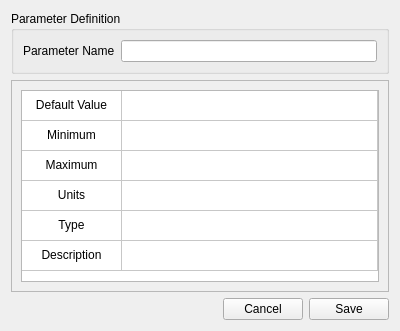
<?xml version="1.0" encoding="UTF-8"?>
<ui version="4.0">
 <class>ParameterEditDialog</class>
 <widget class="QWidget" name="ParameterEditDialog">
  <property name="geometry">
   <rect>
    <x>0</x>
    <y>0</y>
    <width>400</width>
    <height>300</height>
   </rect>
  </property>
  <property name="sizePolicy">
   <sizepolicy hsizetype="Preferred" vsizetype="Minimum">
    <horstretch>0</horstretch>
    <verstretch>0</verstretch>
   </sizepolicy>
  </property>
  <property name="maximumSize">
   <size>
    <width>16777215</width>
    <height>300</height>
   </size>
  </property>
  <property name="windowTitle">
   <string>New Parameter</string>
  </property>
  <layout class="QGridLayout" name="gridLayout_3">
   <item row="0" column="0">
    <widget class="QGroupBox" name="groupBox">
     <property name="title">
      <string>Parameter Definition</string>
     </property>
     <layout class="QGridLayout" name="gridLayout_2">
      <item row="0" column="0">
       <layout class="QHBoxLayout" name="horizontalLayout">
        <item>
         <widget class="QLabel" name="label">
          <property name="text">
           <string>Parameter Name</string>
          </property>
         </widget>
        </item>
        <item>
         <widget class="QLineEdit" name="txtName">
          <property name="minimumSize">
           <size>
            <width>0</width>
            <height>0</height>
           </size>
          </property>
         </widget>
        </item>
       </layout>
      </item>
     </layout>
    </widget>
   </item>
   <item row="1" column="0">
    <widget class="QFrame" name="frame">
     <property name="sizePolicy">
      <sizepolicy hsizetype="Preferred" vsizetype="Minimum">
       <horstretch>0</horstretch>
       <verstretch>0</verstretch>
      </sizepolicy>
     </property>
     <property name="frameShape">
      <enum>QFrame::StyledPanel</enum>
     </property>
     <property name="frameShadow">
      <enum>QFrame::Raised</enum>
     </property>
     <layout class="QGridLayout" name="gridLayout">
      <item row="0" column="0">
       <widget class="QTableWidget" name="valuesTable">
        <property name="sizePolicy">
         <sizepolicy hsizetype="Expanding" vsizetype="Minimum">
          <horstretch>0</horstretch>
          <verstretch>0</verstretch>
         </sizepolicy>
        </property>
        <property name="selectionMode">
         <enum>QAbstractItemView::NoSelection</enum>
        </property>
        <property name="selectionBehavior">
         <enum>QAbstractItemView::SelectRows</enum>
        </property>
        <property name="textElideMode">
         <enum>Qt::ElideNone</enum>
        </property>
        <property name="wordWrap">
         <bool>false</bool>
        </property>
        <property name="rowCount">
         <number>6</number>
        </property>
        <property name="columnCount">
         <number>2</number>
        </property>
        <attribute name="horizontalHeaderVisible">
         <bool>false</bool>
        </attribute>
        <attribute name="horizontalHeaderCascadingSectionResizes">
         <bool>true</bool>
        </attribute>
        <attribute name="horizontalHeaderStretchLastSection">
         <bool>true</bool>
        </attribute>
        <attribute name="verticalHeaderVisible">
         <bool>false</bool>
        </attribute>
        <attribute name="verticalHeaderCascadingSectionResizes">
         <bool>false</bool>
        </attribute>
        <attribute name="verticalHeaderShowSortIndicator" stdset="0">
         <bool>false</bool>
        </attribute>
        <row/>
        <row/>
        <row/>
        <row/>
        <row/>
        <row/>
        <column/>
        <column/>
        <item row="0" column="0">
         <property name="text">
          <string>Default Value</string>
         </property>
         <property name="textAlignment">
          <set>AlignCenter</set>
         </property>
         <property name="flags">
          <set>ItemIsSelectable|ItemIsDragEnabled|ItemIsDropEnabled|ItemIsUserCheckable|ItemIsEnabled</set>
         </property>
        </item>
        <item row="0" column="1">
         <property name="text">
          <string/>
         </property>
        </item>
        <item row="1" column="0">
         <property name="text">
          <string>Minimum</string>
         </property>
         <property name="textAlignment">
          <set>AlignCenter</set>
         </property>
         <property name="flags">
          <set>ItemIsSelectable|ItemIsDragEnabled|ItemIsDropEnabled|ItemIsUserCheckable|ItemIsEnabled</set>
         </property>
        </item>
        <item row="2" column="0">
         <property name="text">
          <string>Maximum</string>
         </property>
         <property name="textAlignment">
          <set>AlignCenter</set>
         </property>
         <property name="flags">
          <set>ItemIsSelectable|ItemIsDragEnabled|ItemIsDropEnabled|ItemIsUserCheckable|ItemIsEnabled</set>
         </property>
        </item>
        <item row="3" column="0">
         <property name="text">
          <string>Units</string>
         </property>
         <property name="font">
          <font>
           <bold>false</bold>
          </font>
         </property>
         <property name="textAlignment">
          <set>AlignCenter</set>
         </property>
         <property name="flags">
          <set>ItemIsSelectable|ItemIsDragEnabled|ItemIsDropEnabled|ItemIsUserCheckable|ItemIsEnabled</set>
         </property>
        </item>
        <item row="4" column="0">
         <property name="text">
          <string>Type</string>
         </property>
         <property name="font">
          <font>
           <bold>false</bold>
          </font>
         </property>
         <property name="textAlignment">
          <set>AlignCenter</set>
         </property>
         <property name="flags">
          <set>ItemIsSelectable|ItemIsDragEnabled|ItemIsDropEnabled|ItemIsUserCheckable|ItemIsEnabled</set>
         </property>
        </item>
        <item row="5" column="0">
         <property name="text">
          <string>Description</string>
         </property>
         <property name="font">
          <font>
           <bold>false</bold>
          </font>
         </property>
         <property name="textAlignment">
          <set>AlignCenter</set>
         </property>
         <property name="flags">
          <set>ItemIsSelectable|ItemIsDragEnabled|ItemIsDropEnabled|ItemIsUserCheckable|ItemIsEnabled</set>
         </property>
        </item>
       </widget>
      </item>
     </layout>
    </widget>
   </item>
   <item row="2" column="0">
    <layout class="QHBoxLayout" name="horizontalLayout_2">
     <item>
      <spacer name="horizontalSpacer">
       <property name="orientation">
        <enum>Qt::Horizontal</enum>
       </property>
       <property name="sizeHint" stdset="0">
        <size>
         <width>40</width>
         <height>20</height>
        </size>
       </property>
      </spacer>
     </item>
     <item>
      <widget class="QPushButton" name="cmdCancel">
       <property name="text">
        <string>Cancel</string>
       </property>
      </widget>
     </item>
     <item>
      <widget class="QPushButton" name="cmdSave">
       <property name="text">
        <string>Save</string>
       </property>
      </widget>
     </item>
    </layout>
   </item>
  </layout>
 </widget>
 <resources/>
 <connections/>
</ui>
